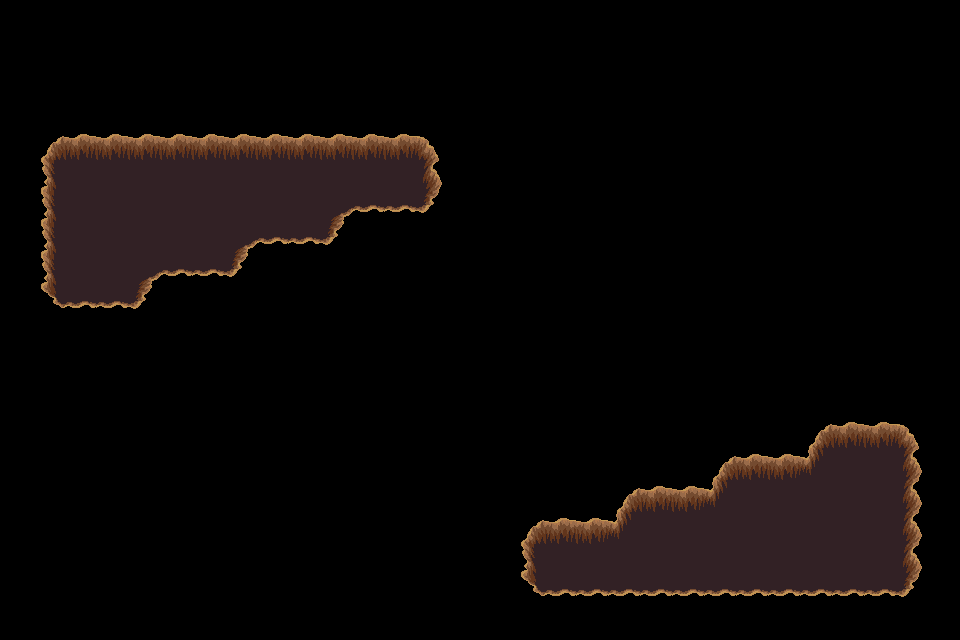

Tiled map render using the project's own tile images. Description and the whole map definition, tile-layer contents included, below:
An orthogonal 30x20 tile map with 32x32 px tiles, 1 tile layer (trou), 2 tilesets.

<map version="1.4" tiledversion="1.4.3" orientation="orthogonal" renderorder="right-down" width="30" height="20" tilewidth="32" tileheight="32" infinite="0" nextlayerid="9" nextobjectid="1">
 <tileset firstgid="1" source="../../dungeon_green.tsx" />
 <tileset firstgid="530" source="../../dungeon.tsx" />
 <layer id="8" name="trou" width="30" height="20">
  <data encoding="csv">
0,0,0,0,0,0,0,0,0,0,0,0,0,0,0,0,0,0,0,0,0,0,0,0,0,0,0,0,0,0,
0,0,0,0,0,0,0,0,0,0,0,0,0,0,0,0,0,0,0,0,0,0,0,0,0,0,0,0,0,0,
0,0,0,0,0,0,0,0,0,0,0,0,0,0,0,0,0,0,0,0,0,0,0,0,0,0,0,0,0,0,
0,0,0,0,0,0,0,0,0,0,0,0,0,0,0,0,0,0,0,0,0,0,0,0,0,0,0,0,0,0,
0,432,433,433,433,433,433,433,433,433,433,433,433,434,0,0,0,0,0,0,0,0,0,0,0,0,0,0,0,0,
0,455,456,456,456,456,456,456,456,456,456,456,456,457,0,0,0,0,0,0,0,0,0,0,0,0,0,0,0,0,
0,455,456,456,456,456,456,456,456,456,387,479,479,480,0,0,0,0,0,0,0,0,0,0,0,0,0,0,0,0,
0,455,456,456,456,456,456,387,479,479,480,0,0,0,0,0,0,0,0,0,0,0,0,0,0,0,0,0,0,0,
0,455,456,456,387,479,479,480,0,0,0,0,0,0,0,0,0,0,0,0,0,0,0,0,0,0,0,0,0,0,
0,478,479,479,480,0,0,0,0,0,0,0,0,0,0,0,0,0,0,0,0,0,0,0,0,0,0,0,0,0,
0,0,0,0,0,0,0,0,0,0,0,0,0,0,0,0,0,0,0,0,0,0,0,0,0,0,0,0,0,0,
0,0,0,0,0,0,0,0,0,0,0,0,0,0,0,0,0,0,0,0,0,0,0,0,0,0,0,0,0,0,
0,0,0,0,0,0,0,0,0,0,0,0,0,0,0,0,0,0,0,0,0,0,0,0,0,0,0,0,0,0,
0,0,0,0,0,0,0,0,0,0,0,0,0,0,0,0,0,0,0,0,0,0,0,0,0,432,433,433,434,0,
0,0,0,0,0,0,0,0,0,0,0,0,0,0,0,0,0,0,0,0,0,0,432,433,433,411,456,456,457,0,
0,0,0,0,0,0,0,0,0,0,0,0,0,0,0,0,0,0,0,432,433,433,411,456,456,456,456,456,457,0,
0,0,0,0,0,0,0,0,0,0,0,0,0,0,0,0,432,433,433,411,456,456,456,456,456,456,456,456,457,0,
0,0,0,0,0,0,0,0,0,0,0,0,0,0,0,0,455,456,456,456,456,456,456,456,456,456,456,456,457,0,
0,0,0,0,0,0,0,0,0,0,0,0,0,0,0,0,478,479,479,479,479,479,479,479,479,479,479,479,480,0,
0,0,0,0,0,0,0,0,0,0,0,0,0,0,0,0,0,0,0,0,0,0,0,0,0,0,0,0,0,0
</data>
 </layer>
</map>
